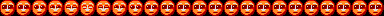

This game map was drawn from its Tiled (.tmx) file and the tilesets committed beside it. A one-line description and the full map source follow:
An orthogonal 24x1 tile map with 16x16 px tiles, 1 tile layer (Tile Layer 1).

<map version="1.10" tiledversion="1.10.2" orientation="orthogonal" renderorder="right-down" width="24" height="1" tilewidth="16" tileheight="16" infinite="0" nextlayerid="2" nextobjectid="1">
 <tileset firstgid="1" source="Tileset.tsx" />
 <layer id="1" name="Tile Layer 1" width="24" height="1">
  <data encoding="csv">
181,182,183,184,185,186,185,184,183,182,181,181,181,181,181,181,181,181,181,181,181,181,181,181
</data>
 </layer>
</map>
